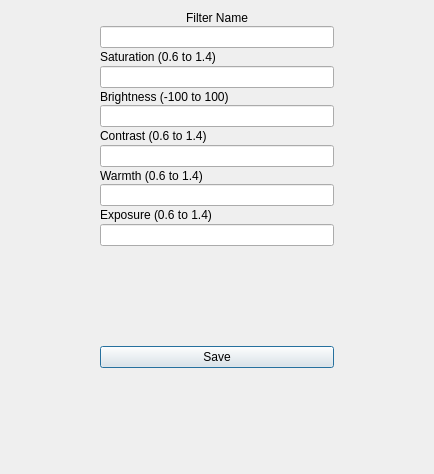
<?xml version="1.0" encoding="UTF-8"?>
<ui version="4.0">
 <class>Dialog</class>
 <widget class="QDialog" name="Dialog">
  <property name="geometry">
   <rect>
    <x>0</x>
    <y>0</y>
    <width>434</width>
    <height>474</height>
   </rect>
  </property>
  <property name="windowTitle">
   <string>Dialog</string>
  </property>
  <layout class="QVBoxLayout" name="verticalLayout">
   <property name="spacing">
    <number>0</number>
   </property>
   <property name="leftMargin">
    <number>0</number>
   </property>
   <property name="topMargin">
    <number>0</number>
   </property>
   <property name="rightMargin">
    <number>0</number>
   </property>
   <property name="bottomMargin">
    <number>0</number>
   </property>
   <item>
    <widget class="QWidget" name="main_widget" native="true">
     <layout class="QVBoxLayout" name="verticalLayout_2">
      <property name="spacing">
       <number>0</number>
      </property>
      <property name="leftMargin">
       <number>100</number>
      </property>
      <property name="rightMargin">
       <number>100</number>
      </property>
      <item>
       <widget class="QLabel" name="label_6">
        <property name="text">
         <string>Filter Name</string>
        </property>
        <property name="alignment">
         <set>Qt::AlignCenter</set>
        </property>
       </widget>
      </item>
      <item>
       <widget class="QLineEdit" name="filter_name"/>
      </item>
      <item>
       <widget class="QLabel" name="label">
        <property name="autoFillBackground">
         <bool>false</bool>
        </property>
        <property name="text">
         <string>Saturation (0.6 to 1.4)</string>
        </property>
       </widget>
      </item>
      <item>
       <widget class="QLineEdit" name="saturation"/>
      </item>
      <item>
       <widget class="QLabel" name="label_2">
        <property name="text">
         <string>Brightness (-100 to 100)</string>
        </property>
       </widget>
      </item>
      <item>
       <widget class="QLineEdit" name="brightness"/>
      </item>
      <item>
       <widget class="QLabel" name="label_3">
        <property name="text">
         <string>Contrast (0.6 to 1.4)</string>
        </property>
       </widget>
      </item>
      <item>
       <widget class="QLineEdit" name="contrast"/>
      </item>
      <item>
       <widget class="QLabel" name="label_4">
        <property name="text">
         <string>Warmth (0.6 to 1.4)</string>
        </property>
       </widget>
      </item>
      <item>
       <widget class="QLineEdit" name="warmth"/>
      </item>
      <item>
       <widget class="QLabel" name="label_5">
        <property name="text">
         <string>Exposure (0.6 to 1.4)</string>
        </property>
       </widget>
      </item>
      <item>
       <widget class="QLineEdit" name="exposure"/>
      </item>
      <item>
       <spacer name="verticalSpacer">
        <property name="orientation">
         <enum>Qt::Vertical</enum>
        </property>
        <property name="sizeType">
         <enum>QSizePolicy::Fixed</enum>
        </property>
        <property name="sizeHint" stdset="0">
         <size>
          <width>20</width>
          <height>100</height>
         </size>
        </property>
       </spacer>
      </item>
      <item>
       <widget class="QPushButton" name="save_button">
        <property name="text">
         <string>Save</string>
        </property>
       </widget>
      </item>
      <item>
       <spacer name="verticalSpacer_3">
        <property name="orientation">
         <enum>Qt::Vertical</enum>
        </property>
        <property name="sizeType">
         <enum>QSizePolicy::Fixed</enum>
        </property>
        <property name="sizeHint" stdset="0">
         <size>
          <width>20</width>
          <height>50</height>
         </size>
        </property>
       </spacer>
      </item>
      <item>
       <widget class="QLabel" name="error_label">
        <property name="text">
         <string/>
        </property>
        <property name="alignment">
         <set>Qt::AlignCenter</set>
        </property>
       </widget>
      </item>
      <item>
       <spacer name="verticalSpacer_2">
        <property name="orientation">
         <enum>Qt::Vertical</enum>
        </property>
        <property name="sizeType">
         <enum>QSizePolicy::Fixed</enum>
        </property>
        <property name="sizeHint" stdset="0">
         <size>
          <width>20</width>
          <height>30</height>
         </size>
        </property>
       </spacer>
      </item>
     </layout>
    </widget>
   </item>
  </layout>
 </widget>
 <resources/>
 <connections/>
</ui>
